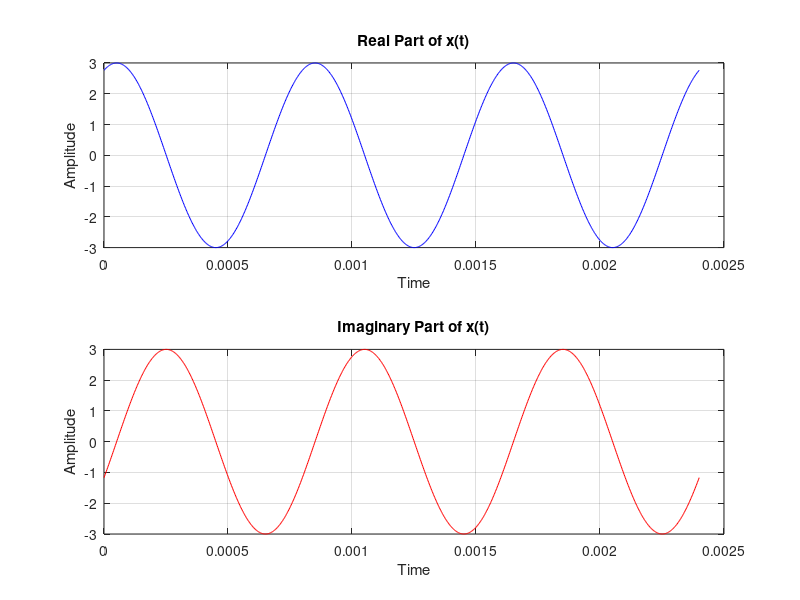

This chart was generated by the following MATLAB code:
% Define parameters
A = 3;
pi_val = -0.4;
omega = 2 * pi * 1250;

% Time range covering 3 periods
t = linspace(0, 3 * 2 * pi / omega, 1000);

% Calculate real and imaginary parts
real_part = A * cos(omega * t + pi_val);
imaginary_part = A * sin(omega * t + pi_val);

% Plot
figure;

% Plot real part
subplot(2, 1, 1);
plot(t, real_part, 'b');
xlabel('Time');
ylabel('Amplitude');
title('Real Part of x(t)');
grid on;

% Plot imaginary part
subplot(2, 1, 2);
plot(t, imaginary_part, 'r');
xlabel('Time');
ylabel('Amplitude');
title('Imaginary Part of x(t)');
grid on;
